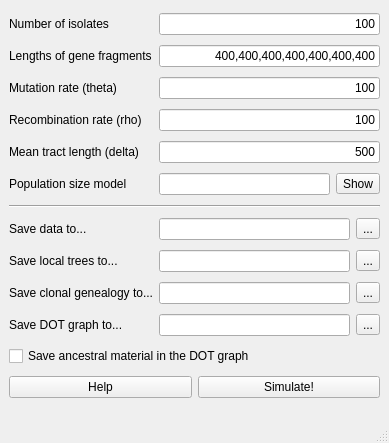
<ui version="4.0" >
 <class>Gui</class>
 <widget class="QMainWindow" name="Gui" >
  <property name="geometry" >
   <rect>
    <x>0</x>
    <y>0</y>
    <width>389</width>
    <height>443</height>
   </rect>
  </property>
  <property name="windowTitle" >
   <string>SimMLST</string>
  </property>
  <widget class="QWidget" name="centralwidget" >
   <layout class="QGridLayout" >
    <item row="0" column="0" >
     <widget class="QLabel" name="label" >
      <property name="text" >
       <string>Number of isolates</string>
      </property>
     </widget>
    </item>
    <item row="0" column="1" colspan="3" >
     <widget class="QLineEdit" name="isoEd" >
      <property name="whatsThis" >
       <string/>
      </property>
      <property name="inputMask" >
       <string/>
      </property>
      <property name="text" >
       <string>100</string>
      </property>
      <property name="frame" >
       <bool>true</bool>
      </property>
      <property name="alignment" >
       <set>Qt::AlignRight|Qt::AlignTrailing|Qt::AlignVCenter</set>
      </property>
     </widget>
    </item>
    <item row="1" column="0" >
     <widget class="QLabel" name="label_2" >
      <property name="text" >
       <string>Lengths of gene fragments</string>
      </property>
     </widget>
    </item>
    <item row="1" column="1" colspan="3" >
     <widget class="QLineEdit" name="fragsEd" >
      <property name="text" >
       <string>400,400,400,400,400,400,400</string>
      </property>
      <property name="alignment" >
       <set>Qt::AlignRight|Qt::AlignTrailing|Qt::AlignVCenter</set>
      </property>
     </widget>
    </item>
    <item row="2" column="0" >
     <widget class="QLabel" name="label_3" >
      <property name="text" >
       <string>Mutation rate (theta)</string>
      </property>
     </widget>
    </item>
    <item row="2" column="1" colspan="3" >
     <widget class="QLineEdit" name="thetaEd" >
      <property name="text" >
       <string>100</string>
      </property>
      <property name="alignment" >
       <set>Qt::AlignRight|Qt::AlignTrailing|Qt::AlignVCenter</set>
      </property>
     </widget>
    </item>
    <item row="3" column="0" >
     <widget class="QLabel" name="label_4" >
      <property name="text" >
       <string>Recombination rate (rho)</string>
      </property>
     </widget>
    </item>
    <item row="3" column="1" colspan="3" >
     <widget class="QLineEdit" name="rhoEd" >
      <property name="text" >
       <string>100</string>
      </property>
      <property name="alignment" >
       <set>Qt::AlignRight|Qt::AlignTrailing|Qt::AlignVCenter</set>
      </property>
     </widget>
    </item>
    <item row="4" column="0" >
     <widget class="QLabel" name="label_5" >
      <property name="text" >
       <string>Mean tract length (delta)</string>
      </property>
     </widget>
    </item>
    <item row="4" column="1" colspan="3" >
     <widget class="QLineEdit" name="deltaEd" >
      <property name="text" >
       <string>500</string>
      </property>
      <property name="alignment" >
       <set>Qt::AlignRight|Qt::AlignTrailing|Qt::AlignVCenter</set>
      </property>
     </widget>
    </item>
    <item row="5" column="0" >
     <widget class="QLabel" name="label_10" >
      <property name="text" >
       <string>Population size model</string>
      </property>
     </widget>
    </item>
    <item row="5" column="1" >
     <widget class="QLineEdit" name="popSizeEd" >
      <property name="alignment" >
       <set>Qt::AlignRight|Qt::AlignTrailing|Qt::AlignVCenter</set>
      </property>
     </widget>
    </item>
    <item row="5" column="2" colspan="2" >
     <widget class="QToolButton" name="popSizeShow" >
      <property name="text" >
       <string>Show</string>
      </property>
     </widget>
    </item>
    <item row="6" column="0" colspan="4" >
     <widget class="Line" name="line" >
      <property name="orientation" >
       <enum>Qt::Horizontal</enum>
      </property>
     </widget>
    </item>
    <item row="7" column="0" >
     <widget class="QLabel" name="label_6" >
      <property name="text" >
       <string>Save data to...</string>
      </property>
     </widget>
    </item>
    <item row="7" column="1" colspan="2" >
     <widget class="QLineEdit" name="dataTo" />
    </item>
    <item row="7" column="3" >
     <widget class="QToolButton" name="dataSelect" >
      <property name="text" >
       <string>...</string>
      </property>
     </widget>
    </item>
    <item row="8" column="0" >
     <widget class="QLabel" name="label_9" >
      <property name="text" >
       <string>Save local trees to...</string>
      </property>
     </widget>
    </item>
    <item row="8" column="1" colspan="2" >
     <widget class="QLineEdit" name="ltTo" />
    </item>
    <item row="8" column="3" >
     <widget class="QToolButton" name="ltSelect" >
      <property name="text" >
       <string>...</string>
      </property>
     </widget>
    </item>
    <item row="9" column="0" >
     <widget class="QLabel" name="label_7" >
      <property name="text" >
       <string>Save clonal genealogy to...</string>
      </property>
     </widget>
    </item>
    <item row="9" column="1" colspan="2" >
     <widget class="QLineEdit" name="cgTo" />
    </item>
    <item row="9" column="3" >
     <widget class="QToolButton" name="cgSelect" >
      <property name="text" >
       <string>...</string>
      </property>
     </widget>
    </item>
    <item row="10" column="0" >
     <widget class="QLabel" name="label_8" >
      <property name="text" >
       <string>Save DOT graph to...</string>
      </property>
     </widget>
    </item>
    <item row="10" column="1" colspan="2" >
     <widget class="QLineEdit" name="dotTo" />
    </item>
    <item row="10" column="3" >
     <widget class="QToolButton" name="dotSelect" >
      <property name="text" >
       <string>...</string>
      </property>
     </widget>
    </item>
    <item row="11" column="0" colspan="3" >
     <widget class="QCheckBox" name="amEd" >
      <property name="text" >
       <string>Save ancestral material in the DOT graph</string>
      </property>
     </widget>
    </item>
    <item row="12" column="0" colspan="4" >
     <layout class="QHBoxLayout" >
      <item>
       <widget class="QPushButton" name="help" >
        <property name="text" >
         <string>Help</string>
        </property>
       </widget>
      </item>
      <item>
       <widget class="QPushButton" name="run" >
        <property name="text" >
         <string>Simulate!</string>
        </property>
       </widget>
      </item>
     </layout>
    </item>
   </layout>
  </widget>
  <widget class="QStatusBar" name="statusbar" />
 </widget>
 <resources/>
 <connections/>
</ui>
